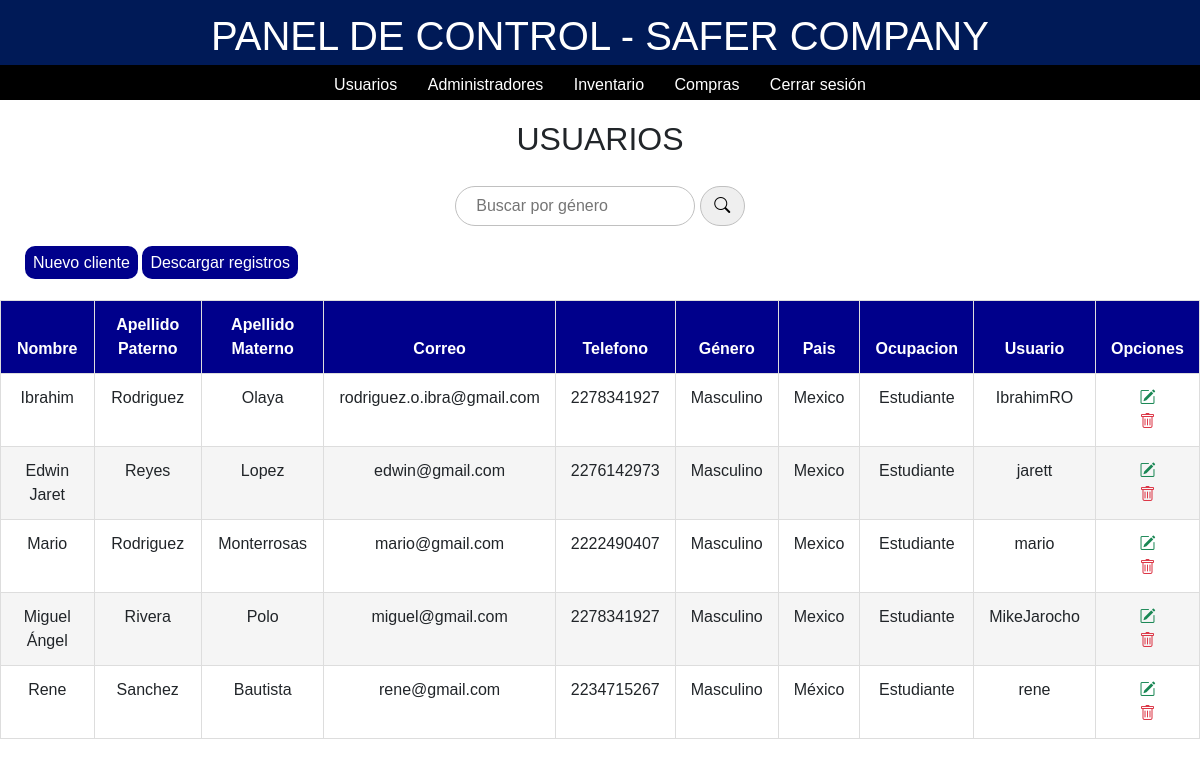
Screenshot of /crud.php with the database file from the repository.
### tables this page shows
CREATE TABLE `usuario` (
  `id_usuario` int(11) NOT NULL,
  `usuario` varchar(40) NOT NULL,
  `clave` varchar(40) NOT NULL,
  `id_cliente` int(11) NOT NULL
);

CREATE TABLE `cliente` (
  `id_cliente` int(11) NOT NULL,
  `nombre` varchar(30) NOT NULL,
  `paterno` varchar(40) NOT NULL,
  `materno` varchar(30) NOT NULL,
  `correo` varchar(100) NOT NULL,
  `telefono` char(15) NOT NULL,
  `genero` varchar(30) NOT NULL,
  `ocupacion` varchar(40) NOT NULL,
  `pais` varchar(30) NOT NULL
);

### crud.php (the view, shortened to what this page needs)
<?php
include "conexion.php";
?>
<!DOCTYPE html>
<html lang="es">
<head>
    <link rel="stylesheet" href="https://cdn.jsdelivr.net/npm/bootstrap@5.2.0-beta1/dist/css/bootstrap.min.css">
    <link rel="stylesheet" href="estilosCRUD.css">
    <link rel="stylesheet" href="https://cdn.jsdelivr.net/npm/bootstrap-icons@1.9.1/font/bootstrap-icons.css">
</head>
<body class = "inicio">
    <?php
    $sql = "SELECT cl.id_cliente, cl.nombre, cl.paterno, cl.materno, cl.correo, cl.telefono, cl.genero, cl.ocupacion, cl.pais, us.usuario
    FROM cliente as cl
    INNER JOIN usuario as us on cl.id_cliente = us.id_cliente";
    $datos = mysqli_query($conexion, $sql);
    ?>
     <div class = "panel">
        <h1>PANEL DE CONTROL - SAFER COMPANY</h1>
     </div>
      <div class="crud">
        <nav>
        <a href="crud.php">Usuarios</a>
        <a href="crudadmin.php">Administradores</a>
        <a href="crudinventario.php">Inventario</a>
        <a href="crud_compra.php">Compras</a>
        <a onclick="return confirm('¿Cerrar sesión?');" href="index.html">Cerrar sesión</a>
        </nav>
      </div>
   <div class="titulo"><h2>USUARIOS</h2></div>
      <div class= "busqueda">
  <form action="buscar.php" method="post">
    <input type="text" placeholder="Buscar por género" name="genero"> <button class="submit"><i class="bi bi-search"></i></button>
  </form>
  </div>
    <div class = "enlace">
        <p class = "link"><a href="agregar.html" class="alta">Nuevo cliente</a>  <a href="PDFus.php">Descargar registros</a></p>
</div>
<div>
        <table class = "table" align = "center">
            <thead>
                <tr>
                    <th>Nombre</th>
                    <th>Apellido Paterno</th>
                    <th>Apellido Materno</th>
                    <th>Correo</th>
                    <th>Telefono</th>
                    <th>Género</th>
                    <th>Pais</th>
                    <th>Ocupacion</th>
                    <th>Usuario</th>
                    <th>Opciones</th>
                </tr>
            </thead>
            <tbody>
                <?php while($filas=mysqli_fetch_array($datos)){
                        ?>
                        <tr>
                            <td><?php echo $filas['nombre'] ?> </td>
                            <td><?php echo $filas['paterno'] ?> </td>
                            <td><?php echo $filas['materno'] ?> </td>
                            <td><?php echo $filas['correo'] ?> </td>
                            <td><?php echo $filas['telefono'] ?> </td>
                            <td><?php echo $filas['genero'] ?> </td>
                            <td><?php echo $filas['pais'] ?> </td>
                            <td><?php echo $filas['ocupacion'] ?> </td>
                            <td><?php echo $filas['usuario'] ?> </td>
                            <td>
                            <a class = "text-success" href="editar.php?id_cliente=<?php echo $filas['id_cliente'] ?>"><i class="bi bi-pencil-square"></i></a>
                            <a class = "text-danger" onclick="return confirm('¿Estás seguro de eliminar?');" href="eliminar.php?id_cliente=<?php echo $filas['id_cliente'] ?>"><i class="bi bi-trash"></i></a>
                            </td>
                        </tr>
                <?php
                } ?>
            </tbody>
        </table>
    </div>
</body>
</html>

### estilosCRUD.css (style rules this page uses)
body { font-family: sans-serif; margin: 0; }
a { padding: 10px; }
.panel { background-color: #001a57; text-align: center; color: #fff; padding: 12px; font-size: 16px; height: 65px; }
h1 { font-family: sans-serif; font-size: 40px; }
.crud { width: auto; height: 35px; background-color: #000; text-align: center; padding: 8px; font-size: 16px; }
.crud a { color: #fff; padding: 8px; margin: 5px; text-decoration: none; }
.titulo { padding: 20px; }
h2 { font-family: sans-serif; text-align: center; }
.enlace { margin: 25px; }
.link a { font-size: 16px; font-family: sans-serif; background-color: darkblue; text-decoration: none; padding: 8px; border-radius: 10px; color: #fff; }
.busqueda { text-align: center; }
.busqueda input { width: 240px; height: 40px; padding: 0 20px; font-size: 16px; color: #000; outline: none; border: 1px solid silver; border-radius: 30px; }
.submit { border-radius: 30px; border: 1px solid silver; width: 45px; height: 40px; }
.table { padding: 12px; margin: 20; width: auto; border-collapse: collapse; }
.table td, .table tr { padding: 12px 15px; border: 1px solid #ddd; text-align: center; font-size: 16px; }
.table th { background-color: darkblue; color: #ffffff; padding: 12px 15px; border: 1px solid #ddd; }
.table tbody tr:nth-child(even) { background-color: #f5f5f5; }

### rows the page displays
usuario: id_cliente.nombre "Ibrahim", id_cliente.paterno "Rodriguez", id_cliente.materno "Olaya", id_cliente.correo "rodriguez.o.ibra@gmail.com", id_cliente.telefono "2278341927", id_cliente.genero "Masculino", id_cliente.pais "Mexico", id_cliente.ocupacion "Estudiante", usuario "IbrahimRO"
usuario: id_cliente.nombre "Edwin Jaret", id_cliente.paterno "Reyes", id_cliente.materno "Lopez", id_cliente.correo "edwin@gmail.com", id_cliente.telefono "2276142973", id_cliente.genero "Masculino", id_cliente.pais "Mexico", id_cliente.ocupacion "Estudiante", usuario "jarett"
usuario: id_cliente.nombre "Mario", id_cliente.paterno "Rodriguez", id_cliente.materno "Monterrosas", id_cliente.correo "mario@gmail.com", id_cliente.telefono "2222490407", id_cliente.genero "Masculino", id_cliente.pais "Mexico", id_cliente.ocupacion "Estudiante", usuario "mario"
usuario: id_cliente.nombre "Miguel Ángel", id_cliente.paterno "Rivera", id_cliente.materno "Polo", id_cliente.correo "miguel@gmail.com", id_cliente.telefono "2278341927", id_cliente.genero "Masculino", id_cliente.pais "Mexico", id_cliente.ocupacion "Estudiante", usuario "MikeJarocho"
usuario: id_cliente.nombre "Rene", id_cliente.paterno "Sanchez", id_cliente.materno "Bautista", id_cliente.correo "rene@gmail.com", id_cliente.telefono "2234715267", id_cliente.genero "Masculino", id_cliente.pais "México", id_cliente.ocupacion "Estudiante", usuario "rene"
